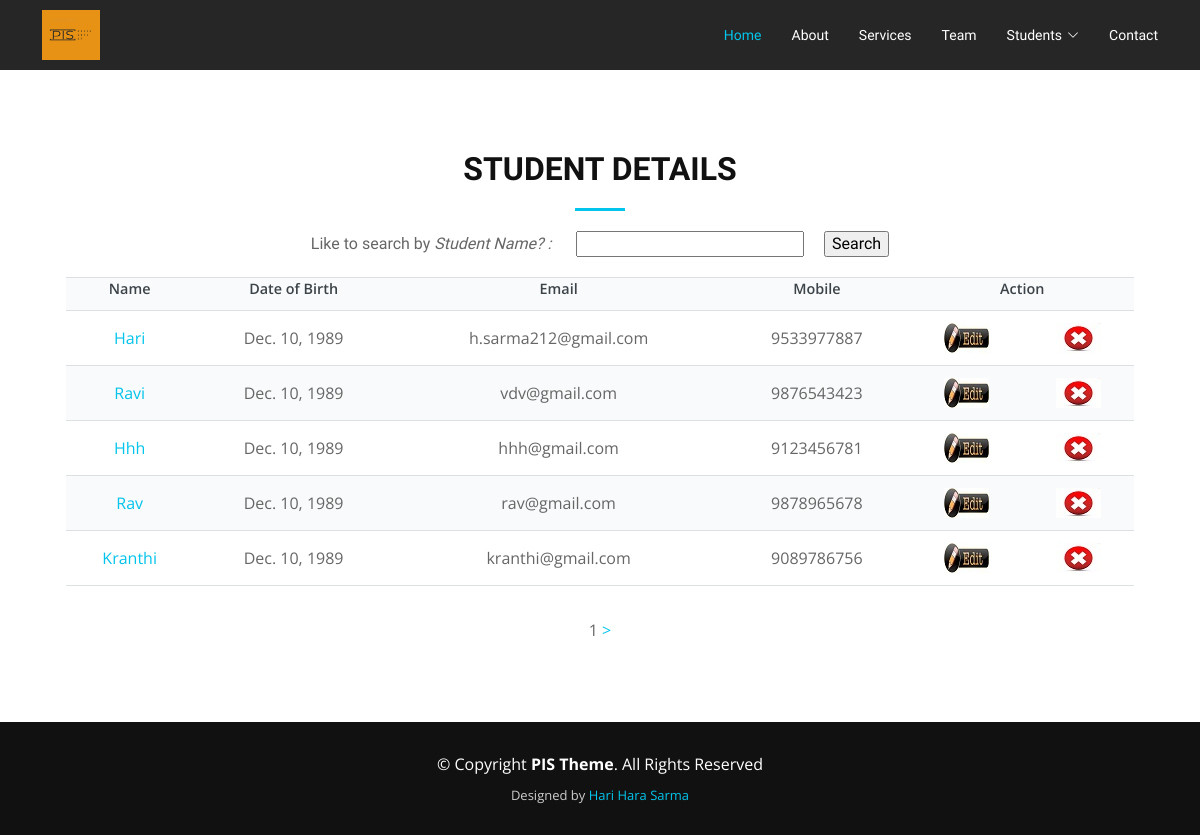
The app's page /students/, older data.
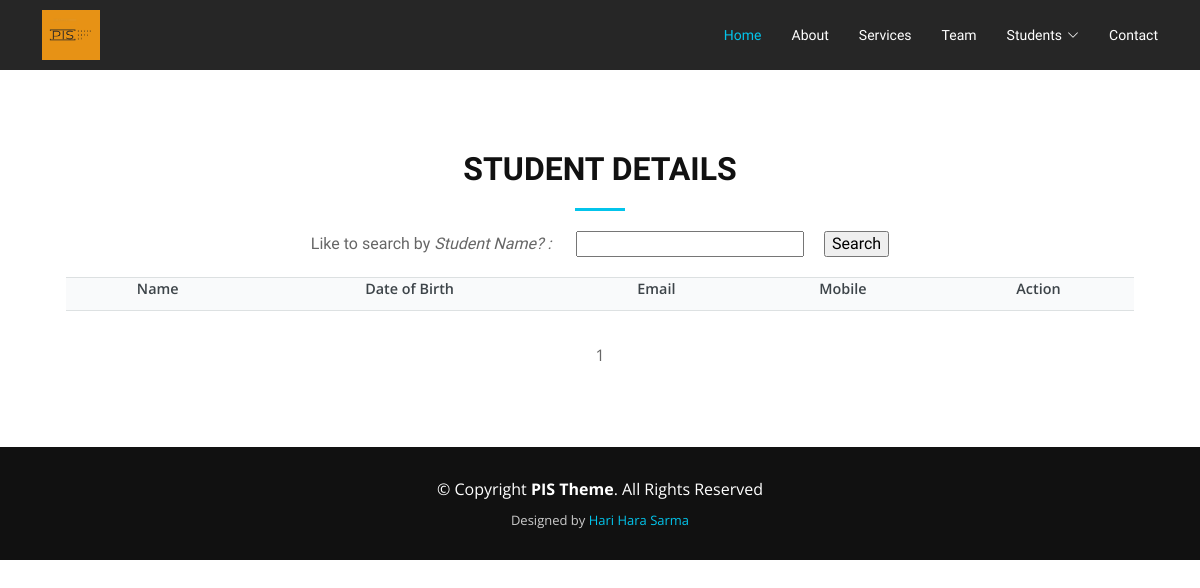
The same page, newer data.
### MyApp/models.py (models this page shows, shortened)
class Student(models.Model):
	batch = models.ForeignKey(Batch, on_delete=models.CASCADE)
	name = models.CharField(max_length=100)
	dob = models.DateField()
	mail_id = models.CharField(max_length=100, unique=True)
	mobile = models.CharField(max_length=13, unique=True)

### MyApp/views.py (the view)
# urls.py: path('students/', views.students),
def students(request):
	students = Student.objects.all()
	p = Paginator(students, 5)
	page_number = request.GET.get('page')
	try:
		page_obj = p.get_page(page_number)
	except PageNotAnInteger:
		page_obj = p.page(1)
	except EmptyPage:
		page_obj = p.page(p.num_pages)
	return render(request, 'students.html', {
		'page_obj': page_obj,
		'stu_names': [i.name for i in students]
		}
		)

### MyApp/Templates/students.html (shortened to what this page needs)
<!DOCTYPE html>
<html lang="en">
  {% load static %}
  <head>
    {% include 'head.html' %}
  </head>
  <body>
    {% include 'header.html' %}
    <section id="portfolio">
    <div class="container" data-aos="fade-up">
      <div class="row">
        <div class="col-md-12">
          <h3 class="section-title">Student Details</h3>
          <div class="section-title-divider"></div>
        </div>
      </div>
      <div class="row">
        <div class="col-lg-12 d-flex justify-content-center">
          <div class="container">
            <form action="/search_student/" method="POST">
              <h6 align="center">Like to search by <i>Student Name? : </i>&emsp;
              <input type="text" name="stu_name">&emsp;
              <input type="submit" value="Search">
              </h6>
            </form>
            <table>
              <tr>
                <th>Name</th>
                <th>Date of Birth</th>
                <th>Email</th>
                <th>Mobile</th>
                <th colspan="2" text-align="center">Action</th>
              </tr>
              {% for i in page_obj.object_list %}
              <tr>
                <td><a href="/view_student/{{i.id}}">{{i.name}}</a></td>
                <td>{{i.dob}}</td>
                <td>{{i.mail_id}}</td>
                <td>{{i.mobile}}</td>
                <td><a href="/edit_student/{{i.id}}"><img src="{% static 'assets/img/edit.jpg' %}" ></a></td>
                <td><a href="/delete_student/{{i.id}}"><img src="{% static 'assets/img/delete.png' %}" ></a></td>
              </tr>
            {% endfor %}
          </table>
          <center>
            <span>{{page_obj.number}}</span>
            {%if page_obj.has_next %}
                <a href="?page={{page_obj.next_page_number}}#portfolio">></a>
            {% endif %}
        </center>
        </div>
        </div>
      </div>
    </div>
  </section>
    {% include 'footer.html' %}
  </body>
</html>

### MyApp/Templates/head.html (shortened to what this page needs)
{% load static %}
<link href="{% static 'assets/vendor/aos/aos.css' %}" rel="stylesheet">
<link href="{% static 'assets/vendor/bootstrap/css/bootstrap.min.css' %}" rel="stylesheet">
<link href="{% static 'assets/vendor/bootstrap-icons/bootstrap-icons.css' %}" rel="stylesheet">
<link href="{% static 'assets/vendor/glightbox/css/glightbox.min.css' %}" rel="stylesheet">
<link href="{% static 'assets/vendor/swiper/swiper-bundle.min.css' %}" rel="stylesheet">
<link href="{% static 'assets/css/style.css' %}" rel="stylesheet">

### MyApp/Templates/header.html (shortened to what this page needs)
{% load static %}
<header id="header" class="d-flex align-items-center">
  <div class="container d-flex align-items-center justify-content-between">
    <a href="/home/" class="logo mr-auto"><img src="{% static 'assets/img/test_logo.png' %}" alt=""></a>
    <nav id="navbar" class="navbar">
      <ul>
        <li><a class="nav-link scrollto active" href="/home/">Home</a></li>
        <li><a class="nav-link scrollto" href="/about/">About</a></li>
        <li><a class="nav-link scrollto" href="/service/">Services</a></li>
        <li><a class="nav-link scrollto" href="/home/">Team</a></li>
        <li class="dropdown"><a href="#"><span>Students</span> <i class="bi bi-chevron-down"></i></a>
        </li>
        <li><a class="nav-link scrollto" href="/contact/">Contact</a></li>
      </ul>
    </nav>
  </div>
</header>

### MyApp/Templates/footer.html (shortened to what this page needs)
{% load static %}
<footer id="footer">
  <div class="container">
    <div class="row">
      <div class="col-md-12">
        <div class="copyright">
          &copy; Copyright <strong>PIS Theme</strong>. All Rights Reserved
        </div>
        <div class="credits">
          Designed by <a href="https://bootstrapmade.com/">Hari Hara Sarma</a>
        </div>
      </div>
    </div>
  </div>
</footer>

### MyApp/Templates/js_files.html (shortened to what this page needs)
{% load static %}

### MyApp/static/assets/css/style.css (style rules this page uses)
body { background: #fff; color: #666666; font-family: "Open Sans", sans-serif; }
a { text-decoration: none; color: #03C4EB; transition: 0.5s; }
h1, h2, h3, h4, h5, h6 { font-family: "Raleway", sans-serif; font-weight: 400; margin: 0 0 20px 0; padding: 0; }
table { margin: 0 0 2em 0; width: 100%; }
table tbody tr { border: solid 1px rgba(210, 215, 217, 0.75); border-left: 0; border-right: 0; text-align: center; }
table tbody tr:nth-child(2n + 1) { background-color: rgba(230, 235, 237, 0.25); text-align: center; }
table th { color: #3d4449; font-size: 0.9em; font-weight: 600; padding: 0 0.75em 0.75em 0.75em; text-align: center; }
#header { background: #0d0d0d; transition: all 0.5s; z-index: 997; height: 70px; }
#header.fixed-top { background: rgba(0, 0, 0, 0.85); }
#header .logo { font-size: 30px; margin: 0; padding: 0; line-height: 1; font-weight: 400; letter-spacing: 2px; text-transform: uppercase; }
#header .logo img { height: 50px; }
.scrolled-offset { margin-top: 70px; }
.navbar { padding: 0; }
.navbar ul { margin: 0; padding: 0; display: flex; list-style: none; align-items: center; }
.navbar li { position: relative; }
.navbar a, .navbar a:focus { display: flex; align-items: center; justify-content: space-between; padding: 10px 0 10px 30px; font-family: "Raleway", sans-serif; font-size: 14px; color: #fff; white-space: nowrap; transition: 0.3s; }
.navbar a i, .navbar a:focus i { font-size: 12px; line-height: 0; margin-left: 5px; }
.navbar a:hover, .navbar .active, .navbar .active:focus, .navbar li:hover > a { color: #03C4EB; }
section { overflow: hidden; }
.section-title { font-size: 32px; color: #111; text-transform: uppercase; text-align: center; font-weight: 700; }
.section-title-divider { width: 50px; height: 3px; background: #03C4EB; margin: 0 auto; margin-bottom: 20px; }
#portfolio { background: #fff; padding: 80px 0; }
#footer { background: #111; padding: 30px 0; color: #fff; }
#footer .copyright { text-align: center; }
#footer .credits { padding-top: 10px; text-align: center; font-size: 13px; color: #ccc; }

Row changes from the older to the newer data that the page shows:
removed Student: name "Hari", dob "Dec. 10, 1989", mail_id "h.sarma212@gmail.com", mobile "9533977887"
removed Student: name "Ravi", dob "Dec. 10, 1989", mail_id "vdv@gmail.com", mobile "9876543423"
removed Student: name "Hhh", dob "Dec. 10, 1989", mail_id "hhh@gmail.com", mobile "9123456781"
removed Student: name "Rav", dob "Dec. 10, 1989", mail_id "rav@gmail.com", mobile "9878965678"
removed Student: name "Kranthi", dob "Dec. 10, 1989", mail_id "kranthi@gmail.com", mobile "9089786756"
